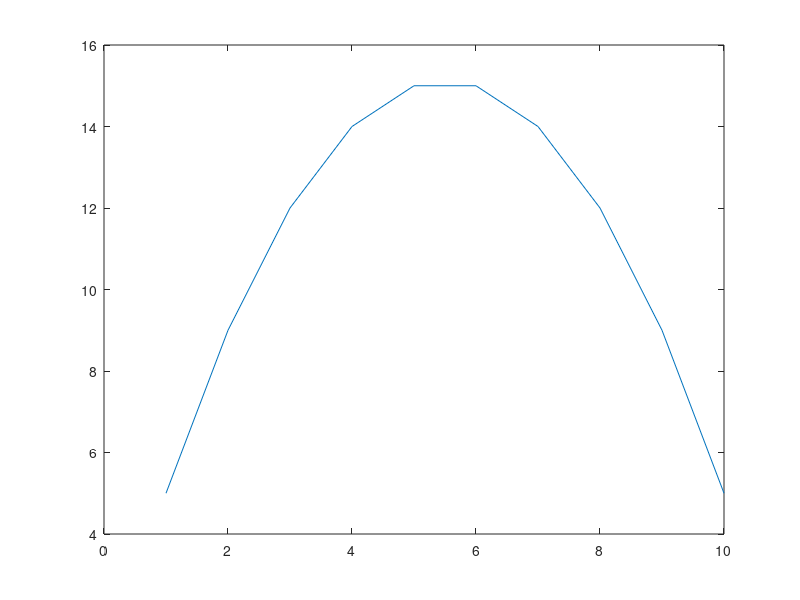

Source code (MATLAB):
clear

n = 10;
dx = 1 / n;
alpha = ((0.01) / (1*2)) * ((1) / (dx)^2);
E = eye(n);
Q = ones(n,1);

main_diag = (1-2*alpha)*ones(n,1);
off_diag = alpha*ones(n-1,1);

A = diag(main_diag) + diag(off_diag,1) + diag(off_diag,-1);

M = E-A;
%rechte Seite
Z = (1/2) * Q;

T = M \ Z;

plot(1:1:n, T)